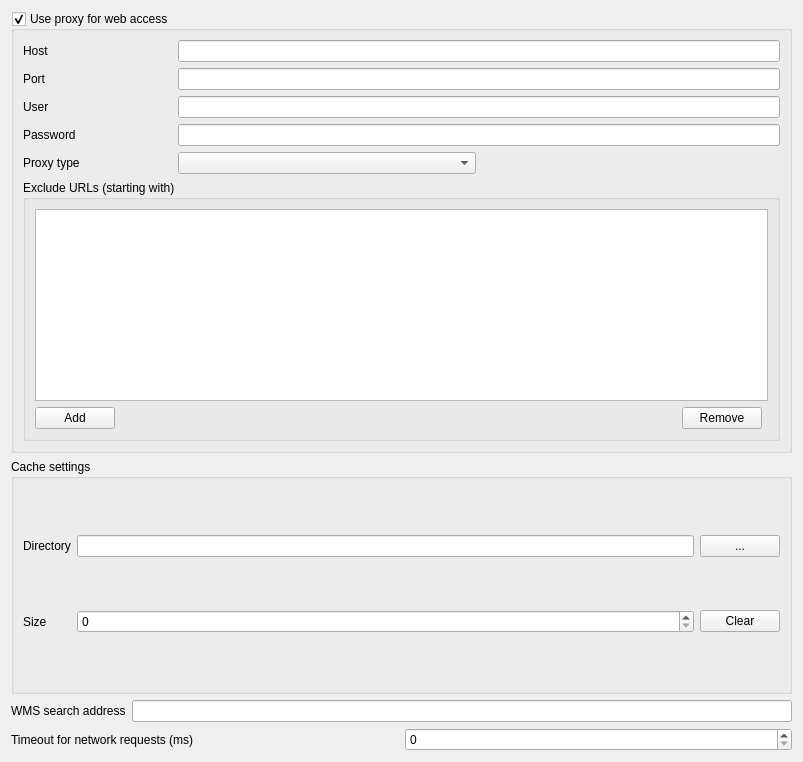
         <widget class="QWidget" name="scrollAreaWidgetContents_9">
          <property name="geometry">
           <rect>
            <x>0</x>
            <y>0</y>
            <width>803</width>
            <height>762</height>
           </rect>
          </property>
          <layout class="QGridLayout" name="gridLayout_20">
           <item row="0" column="0">
            <widget class="QGroupBox" name="grpProxy">
             <property name="title">
              <string>Use proxy for web access</string>
             </property>
             <property name="flat">
              <bool>false</bool>
             </property>
             <property name="checkable">
              <bool>true</bool>
             </property>
             <layout class="QGridLayout" name="gridLayout_1">
              <item row="0" column="0">
               <widget class="QLabel" name="lblProxyHost">
                <property name="text">
                 <string>Host</string>
                </property>
               </widget>
              </item>
              <item row="0" column="1" colspan="4">
               <widget class="QLineEdit" name="leProxyHost"/>
              </item>
              <item row="1" column="0">
               <widget class="QLabel" name="lblProxyPort">
                <property name="text">
                 <string>Port</string>
                </property>
               </widget>
              </item>
              <item row="1" column="1" colspan="4">
               <widget class="QLineEdit" name="leProxyPort"/>
              </item>
              <item row="2" column="0">
               <widget class="QLabel" name="lblUser">
                <property name="text">
                 <string>User</string>
                </property>
               </widget>
              </item>
              <item row="2" column="1" colspan="4">
               <widget class="QLineEdit" name="leProxyUser">
                <property name="toolTip">
                 <string>Leave this blank if no proxy username / password are required</string>
                </property>
               </widget>
              </item>
              <item row="3" column="0">
               <widget class="QLabel" name="lblPassword">
                <property name="text">
                 <string>Password</string>
                </property>
               </widget>
              </item>
              <item row="3" column="1" colspan="4">
               <widget class="QLineEdit" name="leProxyPassword">
                <property name="toolTip">
                 <string>Leave this blank if no proxy username / password are required</string>
                </property>
                <property name="echoMode">
                 <enum>QLineEdit::Password</enum>
                </property>
               </widget>
              </item>
              <item row="4" column="0">
               <widget class="QLabel" name="mTypeLabel">
                <property name="text">
                 <string>Proxy type</string>
                </property>
               </widget>
              </item>
              <item row="4" column="1" colspan="2">
               <widget class="QComboBox" name="mProxyTypeComboBox"/>
              </item>
              <item row="4" column="3" colspan="2">
               <spacer>
                <property name="orientation">
                 <enum>Qt::Horizontal</enum>
                </property>
                <property name="sizeHint" stdset="0">
                 <size>
                  <width>241</width>
                  <height>20</height>
                 </size>
                </property>
               </spacer>
              </item>
              <item row="5" column="0" rowspan="2" colspan="5">
               <widget class="QGroupBox" name="grpUrlExclude">
                <property name="title">
                 <string>Exclude URLs (starting with)</string>
                </property>
                <property name="flat">
                 <bool>true</bool>
                </property>
                <layout class="QGridLayout" name="gridLayout_5">
                 <item row="2" column="2">
                  <widget class="QPushButton" name="mRemoveUrlPushButton">
                   <property name="text">
                    <string>Remove</string>
                   </property>
                  </widget>
                 </item>
                 <item row="2" column="0">
                  <widget class="QPushButton" name="mAddUrlPushButton">
                   <property name="text">
                    <string>Add</string>
                   </property>
                  </widget>
                 </item>
                 <item row="0" column="0" colspan="4">
                  <widget class="QListWidget" name="mExcludeUrlListWidget"/>
                 </item>
                 <item row="2" column="1">
                  <spacer name="horizontalSpacer">
                   <property name="orientation">
                    <enum>Qt::Horizontal</enum>
                   </property>
                   <property name="sizeHint" stdset="0">
                    <size>
                     <width>40</width>
                     <height>20</height>
                    </size>
                   </property>
                  </spacer>
                 </item>
                </layout>
               </widget>
              </item>
             </layout>
            </widget>
           </item>
           <item row="1" column="0">
            <widget class="QGroupBox" name="grpCache">
             <property name="title">
              <string>Cache settings</string>
             </property>
             <layout class="QGridLayout" name="gridLayout_2">
              <item row="0" column="0">
               <widget class="QLabel" name="label_10">
                <property name="text">
                 <string>Directory</string>
                </property>
               </widget>
              </item>
              <item row="0" column="1">
               <widget class="QLineEdit" name="mCacheDirectory"/>
              </item>
              <item row="0" column="2">
               <widget class="QPushButton" name="mBrowseCacheDirectory">
                <property name="text">
                 <string>...</string>
                </property>
               </widget>
              </item>
              <item row="2" column="0">
               <widget class="QLabel" name="label_11">
                <property name="text">
                 <string>Size</string>
                </property>
               </widget>
              </item>
              <item row="2" column="1">
               <widget class="QSpinBox" name="mCacheSize"/>
              </item>
              <item row="2" column="2">
               <widget class="QPushButton" name="mClearCache">
                <property name="text">
                 <string>Clear</string>
                </property>
               </widget>
              </item>
             </layout>
            </widget>
           </item>
           <item row="2" column="0">
            <layout class="QHBoxLayout" name="horizontalLayout_2">
             <item>
              <widget class="QLabel" name="label_9">
               <property name="text">
                <string>WMS search address</string>
               </property>
              </widget>
             </item>
             <item>
              <widget class="QLineEdit" name="leWmsSearch"/>
             </item>
            </layout>
           </item>
           <item row="3" column="0">
            <layout class="QHBoxLayout" name="horizontalLayout">
             <item>
              <widget class="QLabel" name="mNetworkTimeoutLabel">
               <property name="text">
                <string>Timeout for network requests (ms)</string>
               </property>
              </widget>
             </item>
             <item>
              <widget class="QSpinBox" name="mNetworkTimeoutSpinBox">
               <property name="maximum">
                <number>100000000</number>
               </property>
              </widget>
             </item>
            </layout>
           </item>
          </layout>
         </widget>
